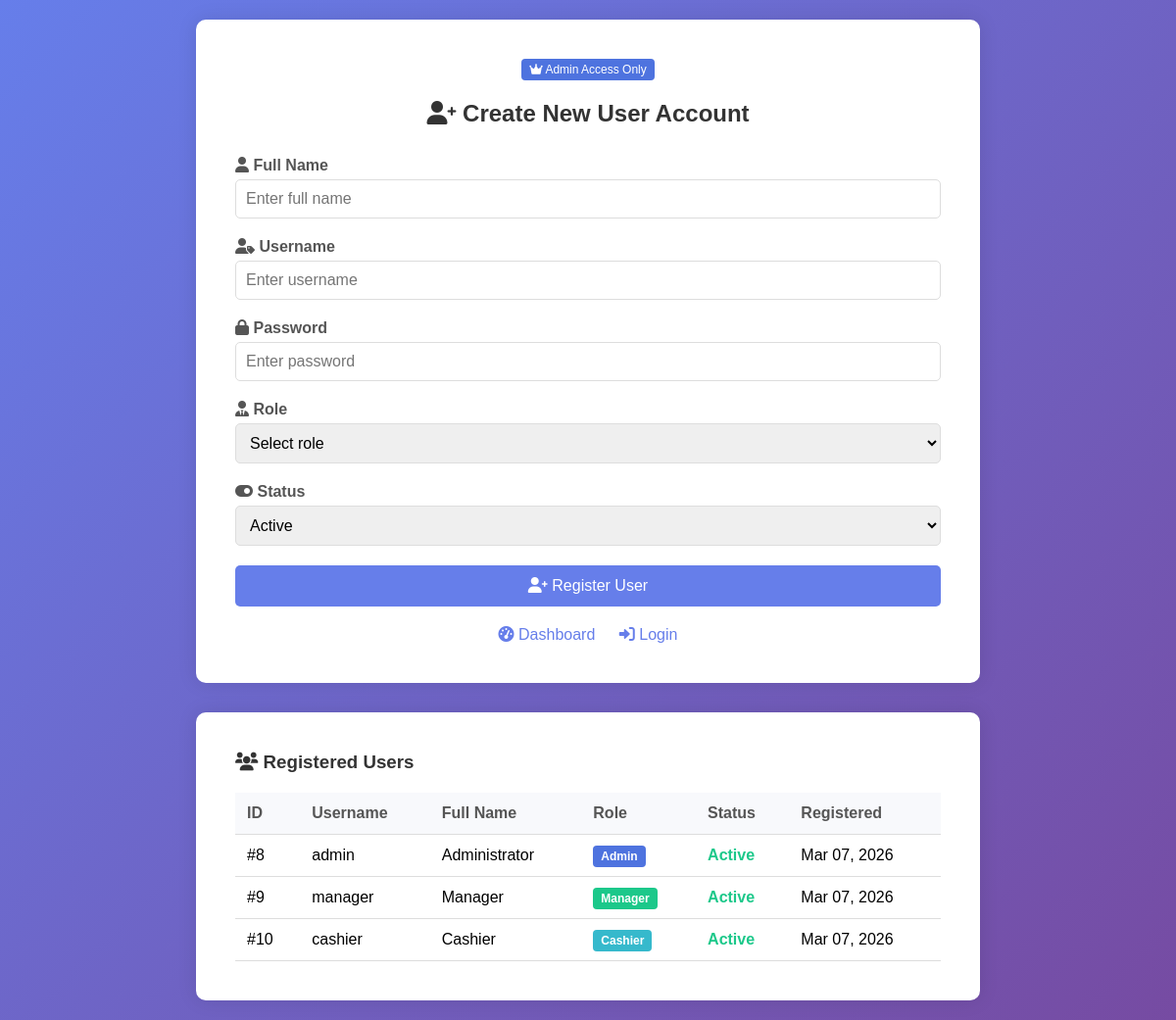
Screenshot of /views/auth/register.php (signed in) with the database file from the repository.
### tables this page shows
CREATE TABLE `users` (
  `id` int(11) NOT NULL,
  `username` varchar(50) NOT NULL,
  `password` varchar(255) NOT NULL,
  `email` varchar(100) DEFAULT NULL,
  `full_name` varchar(100) DEFAULT NULL,
  `role` enum('admin','cashier','manager') DEFAULT 'cashier',
  `status` enum('active','inactive') DEFAULT 'active',
  `created_at` timestamp NOT NULL DEFAULT current_timestamp()
);

### views/auth/register.php (the view, shortened to what this page needs)
<?php
try {
    $db = getDB();
    $stmt = $db->query("SELECT id, username, full_name, role, status, created_at FROM users ORDER BY created_at DESC");
    $users = $stmt->fetchAll(PDO::FETCH_ASSOC);
} catch (PDOException $e) {
    $error = "Database error: " . $e->getMessage();
}
?>
<!DOCTYPE html>
<html lang="en">
<head>
    <link rel="stylesheet" href="https://cdnjs.cloudflare.com/ajax/libs/font-awesome/6.0.0/css/all.min.css">
</head>
<body>
    <div class="container">
        <div class="register-box">
            <div style="text-align: center;">
                <span class="admin-badge"><i class="fas fa-crown"></i> Admin Access Only</span>
            </div>
            <h2><i class="fas fa-user-plus"></i> Create New User Account</h2>
            <form action="../../controllers/auth/register-process.php" method="POST">
                <div class="form-group">
                    <label for="full_name"><i class="fas fa-user"></i> Full Name</label>
                    <input type="text" id="full_name" name="full_name" placeholder="Enter full name" required>
                </div>
                <div class="form-group">
                    <label for="username"><i class="fas fa-user-tag"></i> Username</label>
                    <input type="text" id="username" name="username" placeholder="Enter username" required>
                </div>
                <div class="form-group">
                    <label for="password"><i class="fas fa-lock"></i> Password</label>
                    <input type="password" id="password" name="password" placeholder="Enter password" required>
                </div>
                <div class="form-group">
                    <label for="role"><i class="fas fa-user-tie"></i> Role</label>
                    <select id="role" name="role" required>
                        <option value="">Select role</option>
                    </select>
                </div>
                <div class="form-group">
                    <label for="status"><i class="fas fa-toggle-on"></i> Status</label>
                    <select id="status" name="status" required>
                        <option value="active">Active</option>
                    </select>
                </div>
                <button type="submit">
                    <i class="fas fa-user-plus"></i> Register User
                </button>
            </form>
            <div class="nav-links">
                <a href="../dashboard/index.php"><i class="fas fa-tachometer-alt"></i> Dashboard</a>
                <a href="login.php"><i class="fas fa-sign-in-alt"></i> Login</a>
            </div>
        </div>
        <div class="users-table">
            <h3><i class="fas fa-users"></i> Registered Users</h3>
            <table>
                <thead>
                    <tr>
                        <th>ID</th>
                        <th>Username</th>
                        <th>Full Name</th>
                        <th>Role</th>
                        <th>Status</th>
                        <th>Registered</th>
                    </tr>
                </thead>
                <tbody>
                    <?php if (!empty($users)): ?>
                        <?php foreach ($users as $user): ?>
                        <tr>
                            <td>#<?php echo $user['id']; ?></td>
                            <td><?php echo htmlspecialchars($user['username']); ?></td>
                            <td><?php echo htmlspecialchars($user['full_name']); ?></td>
                            <td>
                                <span class="role-badge role-<?php echo $user['role']; ?>">
                                    <?php echo ucfirst($user['role']); ?>
                                </span>
                            </td>
                            <td>
                                <span class="status-<?php echo $user['status']; ?>">
                                    <?php echo ucfirst($user['status']); ?>
                                </span>
                            </td>
                            <td><?php echo date('M d, Y', strtotime($user['created_at'])); ?></td>
                        </tr>
                        <?php endforeach; ?>
                    <?php else: ?>
                        <tr>
                            <td colspan="6" style="text-align: center;">No users found</td>
                        </tr>
                    <?php endif; ?>
                </tbody>
            </table>
        </div>
    </div>
</body>
</html>

### views/auth/register.php (style rules this page uses)
* { margin: 0; padding: 0; box-sizing: border-box; }
body { font-family: Arial, sans-serif; background: linear-gradient(135deg, #667eea 0%, #764ba2 100%); min-height: 100vh; padding: 20px; }
.container { max-width: 800px; margin: 0 auto; }
.register-box { background: white; padding: 40px; border-radius: 10px; box-shadow: 0 0 20px rgba(0,0,0,0.1); margin-bottom: 30px; }
h2 { text-align: center; color: #333; margin-bottom: 30px; }
h3 { color: #333; margin-bottom: 20px; }
.form-group { margin-bottom: 20px; }
label { display: block; margin-bottom: 5px; color: #555; font-weight: bold; }
input, select { width: 100%; padding: 10px; border: 1px solid #ddd; border-radius: 5px; font-size: 16px; }
button { width: 100%; padding: 12px; background: #667eea; color: white; border: none; border-radius: 5px; font-size: 16px; cursor: pointer; transition: background 0.3s; }
.users-table { background: white; padding: 40px; border-radius: 10px; box-shadow: 0 0 20px rgba(0,0,0,0.1); overflow-x: auto; }
table { width: 100%; border-collapse: collapse; }
th, td { padding: 12px; text-align: left; border-bottom: 1px solid #ddd; }
th { background: #f8f9fc; font-weight: bold; color: #555; }
.role-badge { padding: 4px 8px; border-radius: 4px; font-size: 12px; font-weight: bold; }
.role-admin { background: #4e73df; color: white; }
.role-manager { background: #1cc88a; color: white; }
.role-cashier { background: #36b9cc; color: white; }
.status-active { color: #1cc88a; font-weight: bold; }
.nav-links { text-align: center; margin-top: 20px; }
.nav-links a { color: #667eea; text-decoration: none; margin: 0 10px; }
.admin-badge { background: #4e73df; color: white; padding: 4px 8px; border-radius: 4px; font-size: 12px; display: inline-block; margin-bottom: 20px; }

### rows the page displays
users: id "8", username "admin", full_name "Administrator", role "Admin", status "Active", created_at "Mar 07, 2026"
users: id "9", username "manager", full_name "Manager", role "Manager", status "Active", created_at "Mar 07, 2026"
users: id "10", username "cashier", full_name "Cashier", role "Cashier", status "Active", created_at "Mar 07, 2026"
